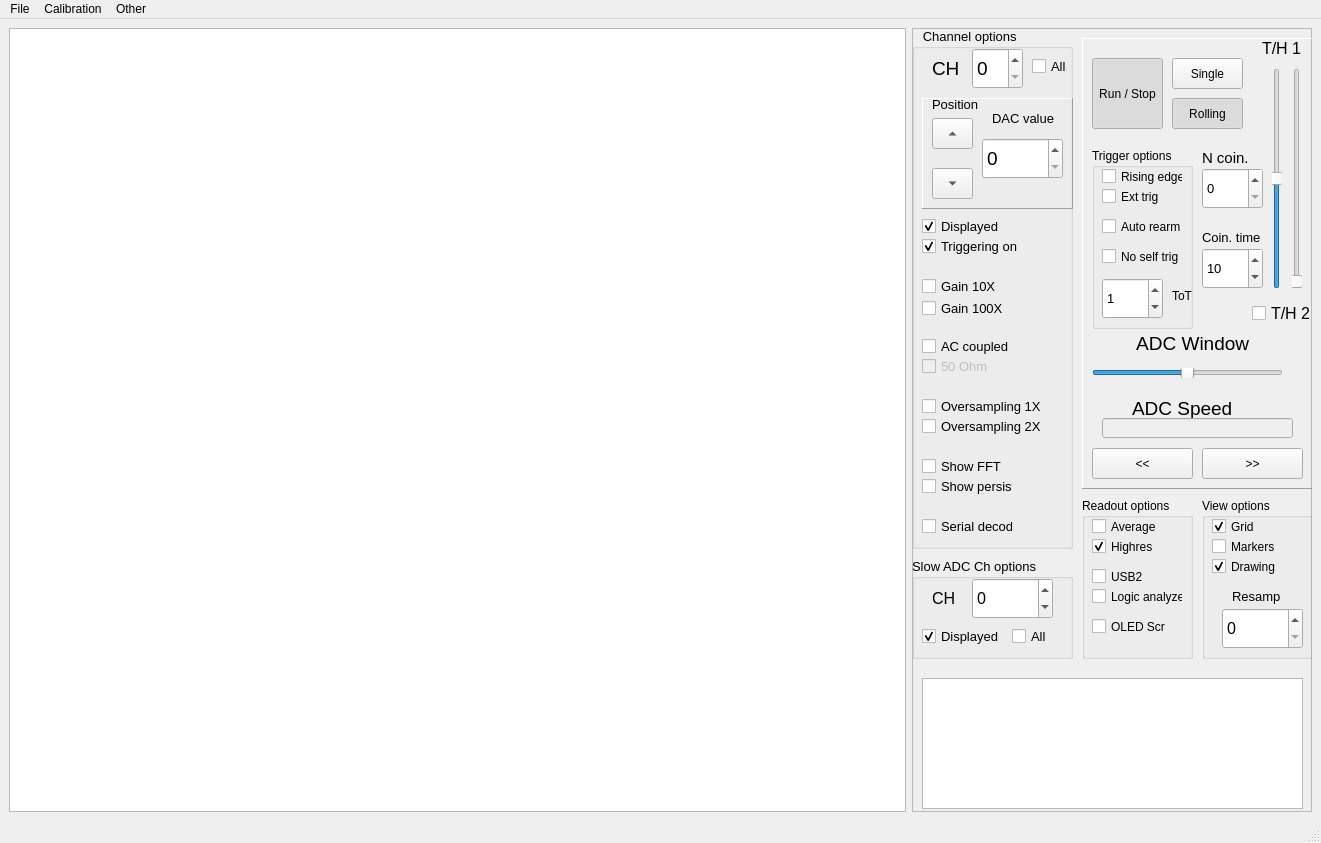
<?xml version="1.0" encoding="UTF-8"?>
<ui version="4.0">
 <class>MainWindow</class>
 <widget class="QMainWindow" name="MainWindow">
  <property name="geometry">
   <rect>
    <x>0</x>
    <y>0</y>
    <width>1321</width>
    <height>843</height>
   </rect>
  </property>
  <property name="windowTitle">
   <string>HaasoscopeQt</string>
  </property>
  <widget class="QWidget" name="centralwidget">
   <layout class="QGridLayout" name="gridLayout">
    <item row="0" column="0">
     <widget class="PlotWidget" name="plot">
      <property name="font">
       <font>
        <family>Arial</family>
       </font>
      </property>
     </widget>
    </item>
    <item row="0" column="1">
     <widget class="QFrame" name="frame">
      <property name="minimumSize">
       <size>
        <width>400</width>
        <height>300</height>
       </size>
      </property>
      <property name="font">
       <font>
        <family>Arial</family>
       </font>
      </property>
      <property name="frameShape">
       <enum>QFrame::StyledPanel</enum>
      </property>
      <property name="frameShadow">
       <enum>QFrame::Raised</enum>
      </property>
      <widget class="QTextBrowser" name="textBrowser">
       <property name="geometry">
        <rect>
         <x>10</x>
         <y>650</y>
         <width>381</width>
         <height>131</height>
        </rect>
       </property>
       <property name="font">
        <font>
         <family>Arial</family>
        </font>
       </property>
      </widget>
      <widget class="QFrame" name="frame_2">
       <property name="geometry">
        <rect>
         <x>170</x>
         <y>10</y>
         <width>231</width>
         <height>451</height>
        </rect>
       </property>
       <property name="font">
        <font>
         <family>Arial</family>
        </font>
       </property>
       <property name="frameShape">
        <enum>QFrame::Panel</enum>
       </property>
       <property name="frameShadow">
        <enum>QFrame::Raised</enum>
       </property>
       <property name="lineWidth">
        <number>1</number>
       </property>
       <property name="midLineWidth">
        <number>0</number>
       </property>
       <widget class="QSlider" name="verticalSlider">
        <property name="geometry">
         <rect>
          <x>190</x>
          <y>30</y>
          <width>10</width>
          <height>221</height>
         </rect>
        </property>
        <property name="minimumSize">
         <size>
          <width>10</width>
          <height>0</height>
         </size>
        </property>
        <property name="maximumSize">
         <size>
          <width>10</width>
          <height>16777215</height>
         </size>
        </property>
        <property name="font">
         <font>
          <family>Arial</family>
         </font>
        </property>
        <property name="maximum">
         <number>255</number>
        </property>
        <property name="value">
         <number>128</number>
        </property>
        <property name="orientation">
         <enum>Qt::Vertical</enum>
        </property>
       </widget>
       <widget class="QSlider" name="horizontalSlider">
        <property name="geometry">
         <rect>
          <x>10</x>
          <y>330</y>
          <width>191</width>
          <height>10</height>
         </rect>
        </property>
        <property name="minimumSize">
         <size>
          <width>0</width>
          <height>10</height>
         </size>
        </property>
        <property name="maximumSize">
         <size>
          <width>16777215</width>
          <height>10</height>
         </size>
        </property>
        <property name="font">
         <font>
          <family>Arial</family>
         </font>
        </property>
        <property name="maximum">
         <number>255</number>
        </property>
        <property name="value">
         <number>128</number>
        </property>
        <property name="orientation">
         <enum>Qt::Horizontal</enum>
        </property>
       </widget>
       <widget class="QLabel" name="label_2">
        <property name="geometry">
         <rect>
          <x>50</x>
          <y>360</y>
          <width>121</width>
          <height>20</height>
         </rect>
        </property>
        <property name="font">
         <font>
          <family>Arial</family>
          <pointsize>14</pointsize>
         </font>
        </property>
        <property name="text">
         <string>ADC Speed</string>
        </property>
       </widget>
       <widget class="QLabel" name="label_3">
        <property name="geometry">
         <rect>
          <x>50</x>
          <y>290</y>
          <width>121</width>
          <height>31</height>
         </rect>
        </property>
        <property name="font">
         <font>
          <family>Arial</family>
          <pointsize>14</pointsize>
         </font>
        </property>
        <property name="text">
         <string> ADC Window</string>
        </property>
       </widget>
       <widget class="QLabel" name="label_4">
        <property name="geometry">
         <rect>
          <x>180</x>
          <y>0</y>
          <width>81</width>
          <height>20</height>
         </rect>
        </property>
        <property name="font">
         <font>
          <family>Arial</family>
          <pointsize>12</pointsize>
         </font>
        </property>
        <property name="text">
         <string>T/H 1</string>
        </property>
       </widget>
       <widget class="QPushButton" name="rollingButton">
        <property name="geometry">
         <rect>
          <x>90</x>
          <y>60</y>
          <width>71</width>
          <height>31</height>
         </rect>
        </property>
        <property name="font">
         <font>
          <family>Arial</family>
         </font>
        </property>
        <property name="text">
         <string>Rolling</string>
        </property>
        <property name="checkable">
         <bool>true</bool>
        </property>
        <property name="checked">
         <bool>true</bool>
        </property>
       </widget>
       <widget class="QPushButton" name="runButton">
        <property name="geometry">
         <rect>
          <x>10</x>
          <y>20</y>
          <width>71</width>
          <height>71</height>
         </rect>
        </property>
        <property name="font">
         <font>
          <family>Arial</family>
         </font>
        </property>
        <property name="text">
         <string>Run / Stop</string>
        </property>
        <property name="checkable">
         <bool>true</bool>
        </property>
        <property name="checked">
         <bool>true</bool>
        </property>
       </widget>
       <widget class="QPushButton" name="singleButton">
        <property name="geometry">
         <rect>
          <x>90</x>
          <y>20</y>
          <width>71</width>
          <height>31</height>
         </rect>
        </property>
        <property name="font">
         <font>
          <family>Arial</family>
         </font>
        </property>
        <property name="text">
         <string>Single</string>
        </property>
        <property name="checkable">
         <bool>true</bool>
        </property>
       </widget>
       <widget class="QPushButton" name="timeslowButton">
        <property name="geometry">
         <rect>
          <x>10</x>
          <y>410</y>
          <width>101</width>
          <height>31</height>
         </rect>
        </property>
        <property name="font">
         <font>
          <family>Arial</family>
         </font>
        </property>
        <property name="text">
         <string>&lt;&lt;</string>
        </property>
       </widget>
       <widget class="QPushButton" name="timefastButton">
        <property name="geometry">
         <rect>
          <x>120</x>
          <y>410</y>
          <width>101</width>
          <height>31</height>
         </rect>
        </property>
        <property name="font">
         <font>
          <family>Arial</family>
         </font>
        </property>
        <property name="text">
         <string>&gt;&gt;</string>
        </property>
       </widget>
       <widget class="QGroupBox" name="channelgroupBox_3">
        <property name="geometry">
         <rect>
          <x>10</x>
          <y>110</y>
          <width>101</width>
          <height>181</height>
         </rect>
        </property>
        <property name="font">
         <font>
          <family>Arial</family>
         </font>
        </property>
        <property name="title">
         <string>Trigger options</string>
        </property>
        <widget class="QCheckBox" name="risingedgeCheck">
         <property name="geometry">
          <rect>
           <x>10</x>
           <y>20</y>
           <width>81</width>
           <height>17</height>
          </rect>
         </property>
         <property name="font">
          <font>
           <family>Arial</family>
          </font>
         </property>
         <property name="text">
          <string>Rising edge</string>
         </property>
        </widget>
        <widget class="QCheckBox" name="exttrigCheck">
         <property name="geometry">
          <rect>
           <x>10</x>
           <y>40</y>
           <width>70</width>
           <height>17</height>
          </rect>
         </property>
         <property name="font">
          <font>
           <family>Arial</family>
          </font>
         </property>
         <property name="text">
          <string>Ext trig</string>
         </property>
        </widget>
        <widget class="QCheckBox" name="autorearmCheck">
         <property name="geometry">
          <rect>
           <x>10</x>
           <y>70</y>
           <width>81</width>
           <height>17</height>
          </rect>
         </property>
         <property name="font">
          <font>
           <family>Arial</family>
          </font>
         </property>
         <property name="text">
          <string>Auto rearm</string>
         </property>
        </widget>
        <widget class="QSpinBox" name="totBox">
         <property name="geometry">
          <rect>
           <x>10</x>
           <y>130</y>
           <width>61</width>
           <height>41</height>
          </rect>
         </property>
         <property name="font">
          <font>
           <family>Arial</family>
           <pointsize>10</pointsize>
          </font>
         </property>
         <property name="maximum">
          <number>9999</number>
         </property>
         <property name="value">
          <number>1</number>
         </property>
        </widget>
        <widget class="QLabel" name="label_6">
         <property name="geometry">
          <rect>
           <x>80</x>
           <y>140</y>
           <width>31</width>
           <height>16</height>
          </rect>
         </property>
         <property name="font">
          <font>
           <family>Arial</family>
          </font>
         </property>
         <property name="text">
          <string>ToT</string>
         </property>
        </widget>
        <widget class="QCheckBox" name="noselftrigCheck">
         <property name="geometry">
          <rect>
           <x>10</x>
           <y>100</y>
           <width>81</width>
           <height>17</height>
          </rect>
         </property>
         <property name="font">
          <font>
           <family>Arial</family>
          </font>
         </property>
         <property name="text">
          <string>No self trig</string>
         </property>
        </widget>
       </widget>
       <widget class="QSlider" name="verticalSlider2">
        <property name="enabled">
         <bool>false</bool>
        </property>
        <property name="geometry">
         <rect>
          <x>210</x>
          <y>30</y>
          <width>10</width>
          <height>221</height>
         </rect>
        </property>
        <property name="minimumSize">
         <size>
          <width>10</width>
          <height>0</height>
         </size>
        </property>
        <property name="maximumSize">
         <size>
          <width>10</width>
          <height>16777215</height>
         </size>
        </property>
        <property name="font">
         <font>
          <family>Arial</family>
         </font>
        </property>
        <property name="maximum">
         <number>255</number>
        </property>
        <property name="value">
         <number>0</number>
        </property>
        <property name="sliderPosition">
         <number>0</number>
        </property>
        <property name="orientation">
         <enum>Qt::Vertical</enum>
        </property>
       </widget>
       <widget class="QCheckBox" name="thresh2Check">
        <property name="geometry">
         <rect>
          <x>170</x>
          <y>260</y>
          <width>61</width>
          <height>31</height>
         </rect>
        </property>
        <property name="font">
         <font>
          <family>Arial</family>
          <pointsize>12</pointsize>
         </font>
        </property>
        <property name="text">
         <string>T/H 2</string>
        </property>
       </widget>
       <widget class="QLineEdit" name="timebaseBox">
        <property name="enabled">
         <bool>false</bool>
        </property>
        <property name="geometry">
         <rect>
          <x>20</x>
          <y>380</y>
          <width>191</width>
          <height>20</height>
         </rect>
        </property>
        <property name="font">
         <font>
          <family>Arial</family>
         </font>
        </property>
       </widget>
       <widget class="QSpinBox" name="coinBox">
        <property name="geometry">
         <rect>
          <x>120</x>
          <y>130</y>
          <width>61</width>
          <height>41</height>
         </rect>
        </property>
        <property name="font">
         <font>
          <family>Arial</family>
          <pointsize>10</pointsize>
         </font>
        </property>
        <property name="minimum">
         <number>0</number>
        </property>
        <property name="maximum">
         <number>3</number>
        </property>
        <property name="value">
         <number>0</number>
        </property>
       </widget>
       <widget class="QLabel" name="label_10">
        <property name="geometry">
         <rect>
          <x>120</x>
          <y>110</y>
          <width>51</width>
          <height>20</height>
         </rect>
        </property>
        <property name="font">
         <font>
          <family>Arial</family>
         </font>
        </property>
        <property name="text">
         <string>&lt;html&gt;&lt;head/&gt;&lt;body&gt;&lt;p&gt;&lt;span style=&quot; font-size:11pt;&quot;&gt;N coin.&lt;/span&gt;&lt;/p&gt;&lt;/body&gt;&lt;/html&gt;</string>
        </property>
       </widget>
       <widget class="QLabel" name="label_11">
        <property name="geometry">
         <rect>
          <x>120</x>
          <y>190</y>
          <width>61</width>
          <height>20</height>
         </rect>
        </property>
        <property name="font">
         <font>
          <family>Arial</family>
         </font>
        </property>
        <property name="text">
         <string>&lt;html&gt;&lt;head/&gt;&lt;body&gt;&lt;p&gt;&lt;span style=&quot; font-size:10pt;&quot;&gt;Coin. time&lt;/span&gt;&lt;/p&gt;&lt;/body&gt;&lt;/html&gt;</string>
        </property>
       </widget>
       <widget class="QSpinBox" name="cointimeBox">
        <property name="geometry">
         <rect>
          <x>120</x>
          <y>210</y>
          <width>61</width>
          <height>41</height>
         </rect>
        </property>
        <property name="font">
         <font>
          <family>Arial</family>
          <pointsize>10</pointsize>
         </font>
        </property>
        <property name="minimum">
         <number>1</number>
        </property>
        <property name="maximum">
         <number>255</number>
        </property>
        <property name="value">
         <number>10</number>
        </property>
       </widget>
      </widget>
      <widget class="QGroupBox" name="channelgroupBox">
       <property name="geometry">
        <rect>
         <x>170</x>
         <y>470</y>
         <width>111</width>
         <height>161</height>
        </rect>
       </property>
       <property name="font">
        <font>
         <family>Arial</family>
        </font>
       </property>
       <property name="title">
        <string>Readout options</string>
       </property>
       <widget class="QCheckBox" name="avgCheck">
        <property name="geometry">
         <rect>
          <x>10</x>
          <y>20</y>
          <width>70</width>
          <height>17</height>
         </rect>
        </property>
        <property name="font">
         <font>
          <family>Arial</family>
         </font>
        </property>
        <property name="text">
         <string>Average</string>
        </property>
       </widget>
       <widget class="QCheckBox" name="highresCheck">
        <property name="geometry">
         <rect>
          <x>10</x>
          <y>40</y>
          <width>70</width>
          <height>17</height>
         </rect>
        </property>
        <property name="font">
         <font>
          <family>Arial</family>
         </font>
        </property>
        <property name="text">
         <string>Highres</string>
        </property>
        <property name="checked">
         <bool>true</bool>
        </property>
       </widget>
       <widget class="QCheckBox" name="usb2Check">
        <property name="geometry">
         <rect>
          <x>10</x>
          <y>70</y>
          <width>70</width>
          <height>17</height>
         </rect>
        </property>
        <property name="font">
         <font>
          <family>Arial</family>
         </font>
        </property>
        <property name="text">
         <string>USB2</string>
        </property>
       </widget>
       <widget class="QCheckBox" name="logicCheck">
        <property name="geometry">
         <rect>
          <x>10</x>
          <y>90</y>
          <width>91</width>
          <height>17</height>
         </rect>
        </property>
        <property name="font">
         <font>
          <family>Arial</family>
         </font>
        </property>
        <property name="text">
         <string>Logic analyzer</string>
        </property>
       </widget>
       <widget class="QCheckBox" name="minidisplayCheck">
        <property name="geometry">
         <rect>
          <x>10</x>
          <y>120</y>
          <width>81</width>
          <height>17</height>
         </rect>
        </property>
        <property name="font">
         <font>
          <family>Arial</family>
         </font>
        </property>
        <property name="text">
         <string>OLED Scr</string>
        </property>
       </widget>
      </widget>
      <widget class="QGroupBox" name="channelgroupBox_2">
       <property name="geometry">
        <rect>
         <x>290</x>
         <y>470</y>
         <width>111</width>
         <height>161</height>
        </rect>
       </property>
       <property name="font">
        <font>
         <family>Arial</family>
        </font>
       </property>
       <property name="title">
        <string>View options</string>
       </property>
       <widget class="QCheckBox" name="gridCheck">
        <property name="geometry">
         <rect>
          <x>10</x>
          <y>20</y>
          <width>70</width>
          <height>17</height>
         </rect>
        </property>
        <property name="font">
         <font>
          <family>Arial</family>
         </font>
        </property>
        <property name="text">
         <string>Grid</string>
        </property>
        <property name="checked">
         <bool>true</bool>
        </property>
       </widget>
       <widget class="QCheckBox" name="markerCheck">
        <property name="geometry">
         <rect>
          <x>10</x>
          <y>40</y>
          <width>70</width>
          <height>17</height>
         </rect>
        </property>
        <property name="font">
         <font>
          <family>Arial</family>
         </font>
        </property>
        <property name="text">
         <string>Markers</string>
        </property>
       </widget>
       <widget class="QSpinBox" name="resampBox">
        <property name="geometry">
         <rect>
          <x>20</x>
          <y>110</y>
          <width>81</width>
          <height>41</height>
         </rect>
        </property>
        <property name="font">
         <font>
          <family>Arial</family>
          <pointsize>12</pointsize>
         </font>
        </property>
       </widget>
       <widget class="QLabel" name="label_7">
        <property name="geometry">
         <rect>
          <x>30</x>
          <y>90</y>
          <width>61</width>
          <height>16</height>
         </rect>
        </property>
        <property name="font">
         <font>
          <family>Arial</family>
          <pointsize>10</pointsize>
         </font>
        </property>
        <property name="text">
         <string>Resamp</string>
        </property>
       </widget>
       <widget class="QCheckBox" name="drawingCheck">
        <property name="geometry">
         <rect>
          <x>10</x>
          <y>60</y>
          <width>70</width>
          <height>17</height>
         </rect>
        </property>
        <property name="sizePolicy">
         <sizepolicy hsizetype="Minimum" vsizetype="Fixed">
          <horstretch>0</horstretch>
          <verstretch>0</verstretch>
         </sizepolicy>
        </property>
        <property name="font">
         <font>
          <family>Arial</family>
         </font>
        </property>
        <property name="text">
         <string>Drawing</string>
        </property>
        <property name="checked">
         <bool>true</bool>
        </property>
       </widget>
      </widget>
      <widget class="QGroupBox" name="channelgroupBox_5">
       <property name="geometry">
        <rect>
         <x>0</x>
         <y>530</y>
         <width>161</width>
         <height>101</height>
        </rect>
       </property>
       <property name="font">
        <font>
         <family>Arial</family>
         <pointsize>10</pointsize>
        </font>
       </property>
       <property name="title">
        <string>Slow ADC Ch options</string>
       </property>
       <widget class="QSpinBox" name="slowchanBox">
        <property name="geometry">
         <rect>
          <x>60</x>
          <y>20</y>
          <width>81</width>
          <height>41</height>
         </rect>
        </property>
        <property name="font">
         <font>
          <family>Arial</family>
          <pointsize>12</pointsize>
         </font>
        </property>
        <property name="minimum">
         <number>-1</number>
        </property>
        <property name="maximum">
         <number>255</number>
        </property>
       </widget>
       <widget class="QCheckBox" name="allslowchanCheck">
        <property name="geometry">
         <rect>
          <x>100</x>
          <y>70</y>
          <width>41</width>
          <height>17</height>
         </rect>
        </property>
        <property name="font">
         <font>
          <family>Arial</family>
         </font>
        </property>
        <property name="text">
         <string>All</string>
        </property>
       </widget>
       <widget class="QLabel" name="label_9">
        <property name="geometry">
         <rect>
          <x>20</x>
          <y>30</y>
          <width>31</width>
          <height>21</height>
         </rect>
        </property>
        <property name="font">
         <font>
          <family>Arial</family>
          <pointsize>14</pointsize>
         </font>
        </property>
        <property name="text">
         <string>&lt;html&gt;&lt;head/&gt;&lt;body&gt;&lt;p&gt;&lt;span style=&quot; font-size:12pt;&quot;&gt;CH&lt;/span&gt;&lt;/p&gt;&lt;/body&gt;&lt;/html&gt;</string>
        </property>
       </widget>
       <widget class="QCheckBox" name="slowchanonCheck">
        <property name="geometry">
         <rect>
          <x>10</x>
          <y>70</y>
          <width>81</width>
          <height>17</height>
         </rect>
        </property>
        <property name="font">
         <font>
          <family>Arial</family>
         </font>
        </property>
        <property name="text">
         <string>Displayed</string>
        </property>
        <property name="checked">
         <bool>true</bool>
        </property>
       </widget>
      </widget>
      <widget class="QGroupBox" name="channelgroupBox_4">
       <property name="geometry">
        <rect>
         <x>0</x>
         <y>0</y>
         <width>161</width>
         <height>521</height>
        </rect>
       </property>
       <property name="font">
        <font>
         <family>Arial</family>
         <pointsize>10</pointsize>
        </font>
       </property>
       <property name="title">
        <string>   Channel options</string>
       </property>
       <widget class="QCheckBox" name="decodeCheck">
        <property name="geometry">
         <rect>
          <x>10</x>
          <y>490</y>
          <width>91</width>
          <height>17</height>
         </rect>
        </property>
        <property name="font">
         <font>
          <family>Arial</family>
         </font>
        </property>
        <property name="text">
         <string>Serial decode</string>
        </property>
       </widget>
       <widget class="QSpinBox" name="chanBox">
        <property name="geometry">
         <rect>
          <x>60</x>
          <y>20</y>
          <width>51</width>
          <height>41</height>
         </rect>
        </property>
        <property name="font">
         <font>
          <family>Arial</family>
          <pointsize>14</pointsize>
         </font>
        </property>
        <property name="maximum">
         <number>255</number>
        </property>
       </widget>
       <widget class="QCheckBox" name="allchanCheck">
        <property name="geometry">
         <rect>
          <x>120</x>
          <y>30</y>
          <width>41</width>
          <height>17</height>
         </rect>
        </property>
        <property name="font">
         <font>
          <family>Arial</family>
         </font>
        </property>
        <property name="text">
         <string>All</string>
        </property>
       </widget>
       <widget class="QLabel" name="label">
        <property name="geometry">
         <rect>
          <x>20</x>
          <y>30</y>
          <width>31</width>
          <height>21</height>
         </rect>
        </property>
        <property name="font">
         <font>
          <family>Arial</family>
          <pointsize>14</pointsize>
         </font>
        </property>
        <property name="text">
         <string>CH</string>
        </property>
       </widget>
       <widget class="QCheckBox" name="acdcCheck">
        <property name="geometry">
         <rect>
          <x>10</x>
          <y>310</y>
          <width>121</width>
          <height>17</height>
         </rect>
        </property>
        <property name="font">
         <font>
          <family>Arial</family>
         </font>
        </property>
        <property name="text">
         <string>AC coupled</string>
        </property>
        <property name="checked">
         <bool>false</bool>
        </property>
       </widget>
       <widget class="QCheckBox" name="supergainCheck">
        <property name="enabled">
         <bool>true</bool>
        </property>
        <property name="geometry">
         <rect>
          <x>10</x>
          <y>270</y>
          <width>121</width>
          <height>21</height>
         </rect>
        </property>
        <property name="font">
         <font>
          <family>Arial</family>
         </font>
        </property>
        <property name="text">
         <string>Gain 100X</string>
        </property>
        <property name="checkable">
         <bool>true</bool>
        </property>
       </widget>
       <widget class="QCheckBox" name="ohmCheck">
        <property name="enabled">
         <bool>false</bool>
        </property>
        <property name="geometry">
         <rect>
          <x>10</x>
          <y>330</y>
          <width>121</width>
          <height>17</height>
         </rect>
        </property>
        <property name="font">
         <font>
          <family>Arial</family>
         </font>
        </property>
        <property name="text">
         <string>50 Ohm</string>
        </property>
        <property name="checkable">
         <bool>true</bool>
        </property>
       </widget>
       <widget class="QCheckBox" name="gainCheck">
        <property name="geometry">
         <rect>
          <x>10</x>
          <y>250</y>
          <width>121</width>
          <height>17</height>
         </rect>
        </property>
        <property name="font">
         <font>
          <family>Arial</family>
         </font>
        </property>
        <property name="text">
         <string>Gain 10X</string>
        </property>
       </widget>
       <widget class="QCheckBox" name="chanonCheck">
        <property name="geometry">
         <rect>
          <x>10</x>
          <y>190</y>
          <width>121</width>
          <height>17</height>
         </rect>
        </property>
        <property name="font">
         <font>
          <family>Arial</family>
         </font>
        </property>
        <property name="text">
         <string>Displayed</string>
        </property>
        <property name="checked">
         <bool>true</bool>
        </property>
       </widget>
       <widget class="QCheckBox" name="trigchanonCheck">
        <property name="geometry">
         <rect>
          <x>10</x>
          <y>210</y>
          <width>121</width>
          <height>17</height>
         </rect>
        </property>
        <property name="font">
         <font>
          <family>Arial</family>
         </font>
        </property>
        <property name="text">
         <string>Triggering on</string>
        </property>
        <property name="checked">
         <bool>true</bool>
        </property>
       </widget>
       <widget class="QCheckBox" name="oversampCheck">
        <property name="geometry">
         <rect>
          <x>10</x>
          <y>370</y>
          <width>121</width>
          <height>17</height>
         </rect>
        </property>
        <property name="font">
         <font>
          <family>Arial</family>
         </font>
        </property>
        <property name="text">
         <string>Oversampling 1X</string>
        </property>
        <property name="checked">
         <bool>false</bool>
        </property>
       </widget>
       <widget class="QFrame" name="frame_3">
        <property name="geometry">
         <rect>
          <x>10</x>
          <y>70</y>
          <width>151</width>
          <height>111</height>
         </rect>
        </property>
        <property name="font">
         <font>
          <family>Arial</family>
         </font>
        </property>
        <property name="frameShape">
         <enum>QFrame::Panel</enum>
        </property>
        <property name="frameShadow">
         <enum>QFrame::Raised</enum>
        </property>
        <widget class="QLabel" name="label_8">
         <property name="geometry">
          <rect>
           <x>70</x>
           <y>10</y>
           <width>71</width>
           <height>20</height>
          </rect>
         </property>
         <property name="font">
          <font>
           <family>Arial</family>
          </font>
         </property>
         <property name="text">
          <string>DAC value</string>
         </property>
        </widget>
        <widget class="QToolButton" name="downposButton">
         <property name="geometry">
          <rect>
           <x>10</x>
           <y>70</y>
           <width>41</width>
           <height>31</height>
          </rect>
         </property>
         <property name="font">
          <font>
           <family>Arial</family>
          </font>
         </property>
         <property name="text">
          <string>...</string>
         </property>
         <property name="arrowType">
          <enum>Qt::DownArrow</enum>
         </property>
        </widget>
        <widget class="QSpinBox" name="dacBox">
         <property name="geometry">
          <rect>
           <x>60</x>
           <y>40</y>
           <width>81</width>
           <height>41</height>
          </rect>
         </property>
         <property name="font">
          <font>
           <family>Arial</family>
           <pointsize>14</pointsize>
          </font>
         </property>
         <property name="maximum">
          <number>4096</number>
         </property>
        </widget>
        <widget class="QToolButton" name="upposButton">
         <property name="geometry">
          <rect>
           <x>10</x>
           <y>20</y>
           <width>41</width>
           <height>31</height>
          </rect>
         </property>
         <property name="font">
          <font>
           <family>Arial</family>
          </font>
         </property>
         <property name="text">
          <string>...</string>
         </property>
         <property name="arrowType">
          <enum>Qt::UpArrow</enum>
         </property>
        </widget>
        <widget class="QLabel" name="label_5">
         <property name="geometry">
          <rect>
           <x>10</x>
           <y>0</y>
           <width>47</width>
           <height>13</height>
          </rect>
         </property>
         <property name="font">
          <font>
           <family>Arial</family>
          </font>
         </property>
         <property name="text">
          <string>Position</string>
         </property>
        </widget>
       </widget>
       <widget class="QCheckBox" name="overoversampCheck">
        <property name="geometry">
         <rect>
          <x>10</x>
          <y>390</y>
          <width>121</width>
          <height>17</height>
         </rect>
        </property>
        <property name="font">
         <font>
          <family>Arial</family>
         </font>
        </property>
        <property name="text">
         <string>Oversampling 2X</string>
        </property>
        <property name="checked">
         <bool>false</bool>
        </property>
       </widget>
       <widget class="QCheckBox" name="fftCheck">
        <property name="geometry">
         <rect>
          <x>10</x>
          <y>430</y>
          <width>91</width>
          <height>17</height>
         </rect>
        </property>
        <property name="font">
         <font>
          <family>Arial</family>
         </font>
        </property>
        <property name="text">
         <string>Show FFT</string>
        </property>
       </widget>
       <widget class="QCheckBox" name="persistCheck">
        <property name="geometry">
         <rect>
          <x>10</x>
          <y>450</y>
          <width>91</width>
          <height>17</height>
         </rect>
        </property>
        <property name="font">
         <font>
          <family>Arial</family>
         </font>
        </property>
        <property name="text">
         <string>Show persist</string>
        </property>
       </widget>
      </widget>
     </widget>
    </item>
   </layout>
  </widget>
  <widget class="QMenuBar" name="menubar">
   <property name="geometry">
    <rect>
     <x>0</x>
     <y>0</y>
     <width>1321</width>
     <height>21</height>
    </rect>
   </property>
   <widget class="QMenu" name="menuFile">
    <property name="title">
     <string>File</string>
    </property>
    <addaction name="actionRecord"/>
   </widget>
   <widget class="QMenu" name="menuCalibration">
    <property name="title">
     <string>Calibration</string>
    </property>
    <addaction name="actionRead_from_file"/>
    <addaction name="actionStore_to_file"/>
    <addaction name="actionDo_autocalibration"/>
   </widget>
   <widget class="QMenu" name="menuOther">
    <property name="title">
     <string>Other</string>
    </property>
    <addaction name="actionOutput_clk_left"/>
    <addaction name="separator"/>
    <addaction name="actionAllow_same_chan_coin"/>
   </widget>
   <addaction name="menuFile"/>
   <addaction name="menuCalibration"/>
   <addaction name="menuOther"/>
  </widget>
  <widget class="QStatusBar" name="statusBar">
   <property name="autoFillBackground">
    <bool>false</bool>
   </property>
  </widget>
  <action name="actionRecord">
   <property name="text">
    <string>Record to file</string>
   </property>
  </action>
  <action name="actionRead_from_file">
   <property name="text">
    <string>Read from file</string>
   </property>
  </action>
  <action name="actionStore_to_file">
   <property name="text">
    <string>Store to file</string>
   </property>
  </action>
  <action name="actionDo_autocalibration">
   <property name="text">
    <string>Do autocalibration</string>
   </property>
  </action>
  <action name="actionOutput_clk_left">
   <property name="checkable">
    <bool>true</bool>
   </property>
   <property name="text">
    <string>Output clk left</string>
   </property>
  </action>
  <action name="actionAllow_same_chan_coin">
   <property name="checkable">
    <bool>true</bool>
   </property>
   <property name="text">
    <string>Allow same chan coin</string>
   </property>
  </action>
 </widget>
 <customwidgets>
  <customwidget>
   <class>PlotWidget</class>
   <extends>QGraphicsView</extends>
   <header>pyqtgraph</header>
  </customwidget>
 </customwidgets>
 <resources/>
 <connections/>
</ui>
